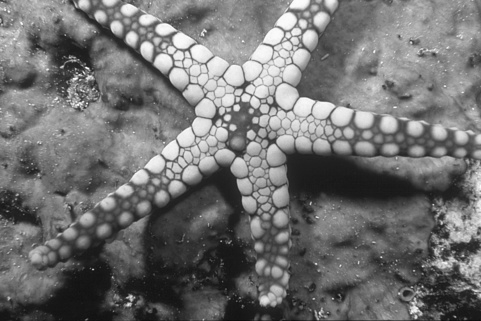
#> input picture A3/image1.png, 481 x 321 px, given in place of image1.jpeg, which was not available
$ jupyter execute q4.ipynb   (older library calls are emulated)   (text cells are left out)
#> lines starting #> are read from the running program, lines starting #| are printed output that depends on the picture; after the words box and inside, x2 and y2 are one past the last pixel; in counts of white or black regions, pixels touching at a corner belong together; pictures that were not available may be replaced by others from this repository, and a replacement may not be noted
[cell 1]
import cv2
import numpy as np
import matplotlib.pyplot as plt
from math import sqrt, atan, pi

[cell 2]
from google.colab import drive
drive.mount('/content/drive')

[cell 3]
img1 = cv2.imread('/content/drive/My Drive/csc420_a3/image1.jpeg')
#> img1 is the input picture: shape (321, 481, 3); min 11, max 252, mean 112.8
img2 = cv2.imread('/content/drive/My Drive/csc420_a3/image2.jpeg')
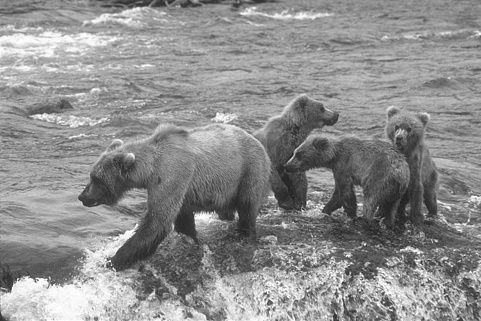
#> input picture A3/image2.png, 481 x 321 px, given in place of image2.jpeg, which was not available
#> img2 is the input picture: shape (321, 481, 3); min 29, max 254, mean 142
gray1 = cv2.cvtColor(img1, cv2.COLOR_BGR2GRAY)
gray2 = cv2.cvtColor(img2, cv2.COLOR_BGR2GRAY)

[cell 4]
def second_moment_matrix(img, sigma):
    # finding eigenvalues for the image using second moment matrix method
#> called with sigma = 1
    m, n = img.shape
#> m = 321; n = 481
    Ix = cv2.Sobel(img, cv2.CV_64F, 1, 0)
    Iy = cv2.Sobel(img, cv2.CV_64F, 0, 1)

    IxIy = np.multiply(Ix, Iy)
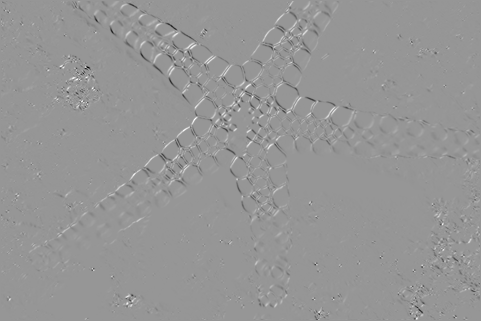
#> IxIy: shape (321, 481) float64; min -259072, max 181056, mean -9.4; drawn with min black and max white
    Ix2 = np.multiply(Ix, Ix)
    Iy2 = np.multiply(Iy, Iy)

    Ix2_blur = cv2.GaussianBlur(Ix2,(9,9), sigma)
    Iy2_blur = cv2.GaussianBlur(Iy2,(9,9), sigma)
    IxIy_blur = cv2.GaussianBlur(IxIy,(9,9), sigma)

    e = np.zeros((m, n, 2))
    for i in range(m):
        for j in range(n):
            lambda1, lambda2 = np.linalg.eigvals(np.array([[Ix2_blur[i][j], IxIy_blur[i][j]],
                                                       [IxIy_blur[i][j], Iy2_blur[i][j]]]))
            e[i][j] = [lambda1, lambda2]
    return e

[cell 5]
sigma = 1
eigvalues1 = second_moment_matrix(gray1, sigma)
eigvalues2 = second_moment_matrix(gray2, sigma)
#> call 2 of second_moment_matrix, with sigma = 1
#> in second_moment_matrix (call 2), `IxIy = np.multiply(Ix, Iy)`:
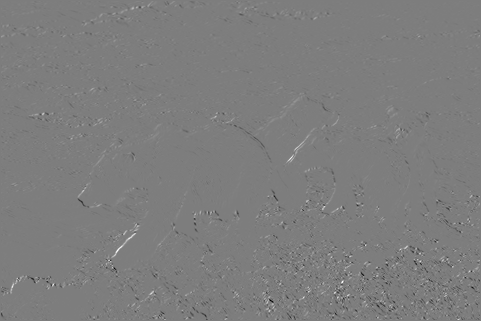
#> IxIy: shape (321, 481) float64; min -249392, max 255875, mean -222.1; drawn with min black and max white
e1_l1 = eigvalues1[:,:,0]
e1_l2 = eigvalues1[:,:,1]
e2_l1 = eigvalues2[:,:,0]
e2_l2 = eigvalues2[:,:,1]

[cell 6]
plt.scatter(e1_l1, e1_l2, s=sigma)
plt.xlabel("lambda1")
plt.ylabel("lambda2")
plt.title("Image 1, Eigenvalues plot, Sigma=1")
plt.savefig(('/content/drive/My Drive/csc420_a3/plot1.png'))
plt.show()

[cell 7]
plt.scatter(e2_l1, e2_l2, s=sigma)
plt.xlabel("lambda1")
plt.ylabel("lambda2")
plt.title("Image 2, Eigenvalues plot, Sigma=1")
plt.savefig(('/content/drive/My Drive/csc420_a3/plot2.png'))
plt.show()

[cell 8]
im1 = cv2.imread('/content/drive/My Drive/csc420_a3/image1.jpeg')
im1 = cv2.cvtColor(im1, cv2.COLOR_BGR2RGB)

threshold =  15000 #based on the scatter plot
_min = np.minimum(e1_l1, e1_l2)
im1[_min > threshold] = [255, 0, 0]
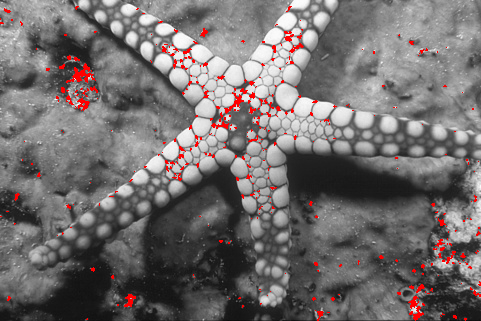
#> im1: shape (321, 481, 3); 2.05% of pixels changed, all inside (x1, y1, x2, y2) = (0, 6, 481, 321)
plt.figure(figsize=(14,12))
plt.imshow(im1)
im1 = cv2.cvtColor(im1, cv2.COLOR_RGB2BGR)
cv2.imwrite('/content/drive/My Drive/csc420_a3/image1_corners.png', im1)
im1 = cv2.cvtColor(im1, cv2.COLOR_BGR2RGB)

[cell 9]
im2 = cv2.imread('/content/drive/My Drive/csc420_a3/image2.jpeg')
im2 = cv2.cvtColor(im2, cv2.COLOR_BGR2RGB)
threshold = 25000 #based on the scatter plot
_min = np.minimum(e2_l1, e2_l2)
im2[_min > threshold] = [255, 0, 0]
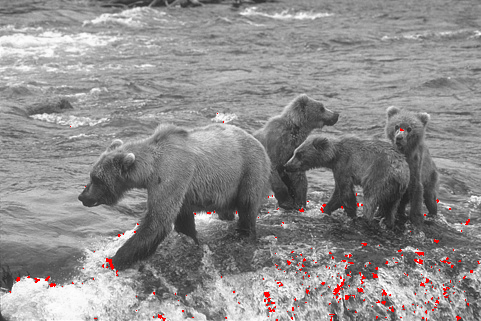
#> im2: shape (321, 481, 3); 0.79% of pixels changed, all inside (x1, y1, x2, y2) = (9, 113, 480, 321)
plt.figure(figsize=(14,12))
plt.imshow(im2)
im2 = cv2.cvtColor(im2, cv2.COLOR_RGB2BGR)
cv2.imwrite('/content/drive/My Drive/csc420_a3/image2_corners.png', im2)
im2 = cv2.cvtColor(im2, cv2.COLOR_BGR2RGB)

[cell 10]
sigma = 5
new_eigvalues1 = second_moment_matrix(gray1, sigma)
new_eigvalues2 = second_moment_matrix(gray2, sigma)
#> call 4 of second_moment_matrix, with sigma = 5
#> in second_moment_matrix (call 4), `IxIy_blur = cv2.GaussianBlur(IxIy,(9,9), sigma)`:
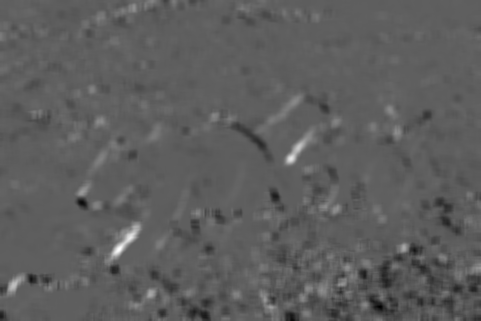
#> IxIy_blur: shape (321, 481) float64; min -27217.8, max 45932.4, mean -225.5; drawn with min black and max white
new_e1_l1 = new_eigvalues1[:,:,0]
new_e1_l2 = new_eigvalues1[:,:,1]
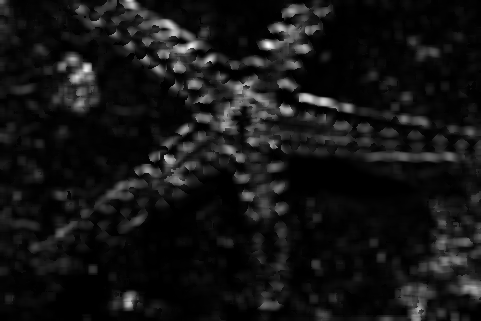
#> new_e1_l2: shape (321, 481) float64; min 1.98, max 101860.4, mean 8280; drawn with min black and max white
new_e2_l1 = new_eigvalues2[:,:,0]
new_e2_l2 = new_eigvalues2[:,:,1]

[cell 11]
plt.scatter(new_e1_l1, new_e1_l2, s=sigma)
plt.xlabel("lambda1")
plt.ylabel("lambda2")
plt.title("Image 1, Eigenvalues plot, Sigma=5")
plt.savefig(('/content/drive/My Drive/csc420_a3/plot3.png'))
plt.show()

[cell 12]
plt.scatter(new_e2_l1, new_e2_l2, s=sigma)
plt.xlabel("lambda1")
plt.ylabel("lambda2")
plt.title("Image 2, Eigenvalues plot, Sigma=5")
plt.savefig(('/content/drive/My Drive/csc420_a3/plot4.png'))
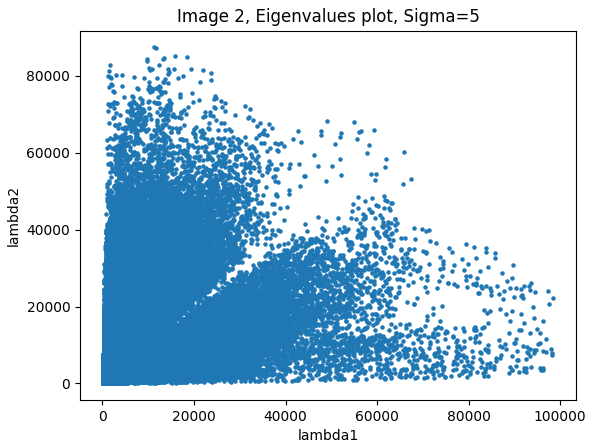
#> figure drawn by matplotlib, 1 panel
plt.show()

[cell 13]
im3 = cv2.imread('/content/drive/My Drive/csc420_a3/image1.jpeg')
im3 = cv2.cvtColor(im3, cv2.COLOR_BGR2RGB)

threshold = 15000 #based on the scatter plot
_min = np.minimum(new_e1_l1, new_e1_l2)
im3[_min > threshold] = [255, 0, 0]
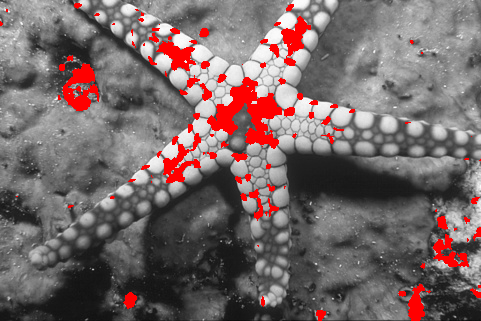
#> im3: shape (321, 481, 3); 5.84% of pixels changed, all inside (x1, y1, x2, y2) = (0, 3, 481, 321)
plt.figure(figsize=(14,12))
plt.imshow(im3)
im3 = cv2.cvtColor(im3, cv2.COLOR_RGB2BGR)
cv2.imwrite('/content/drive/My Drive/csc420_a3/image3_corners.png', im3)
im3 = cv2.cvtColor(im3, cv2.COLOR_BGR2RGB)

[cell 14]
im4 = cv2.imread('/content/drive/My Drive/csc420_a3/image2.jpeg')
im4 = cv2.cvtColor(im4, cv2.COLOR_BGR2RGB)

threshold = 25000 #based on the scatter plot
_min = np.minimum(new_e2_l1, new_e2_l2)
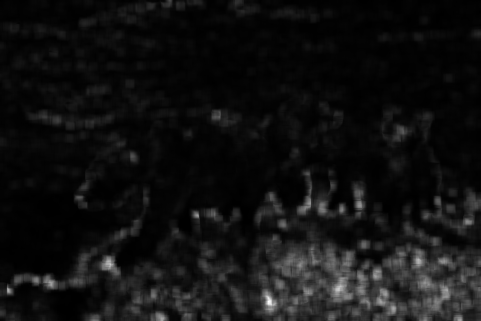
#> _min: shape (321, 481) float64; min 24.29, max 60266.5, mean 4145.5; drawn with min black and max white
im4[_min > threshold] = [255, 0, 0]
plt.figure(figsize=(14,12))
plt.imshow(im4)
im4 = cv2.cvtColor(im4, cv2.COLOR_RGB2BGR)
cv2.imwrite('/content/drive/My Drive/csc420_a3/image4_corners.png', im4)
im4 = cv2.cvtColor(im4, cv2.COLOR_BGR2RGB)
